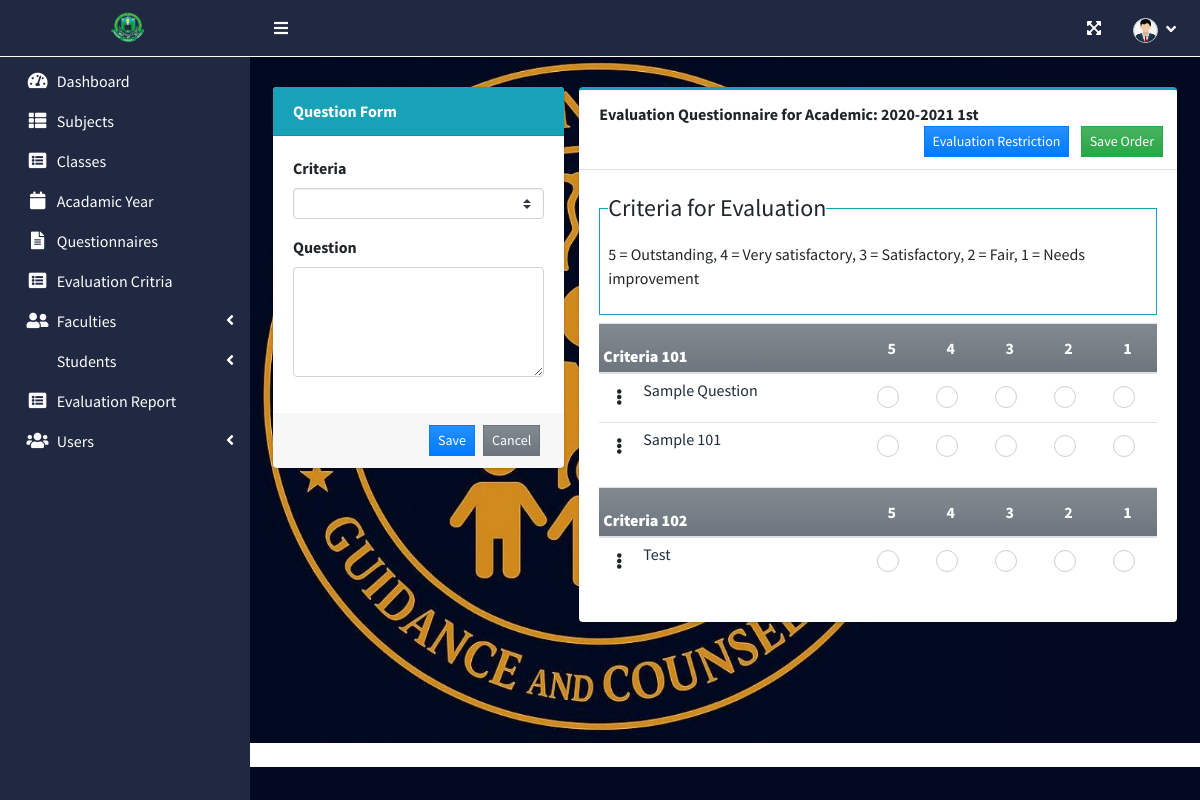
The app's page /index.php?page=manage_questionnaire&id=3 (signed in) with its own data.
### tables this page shows
CREATE TABLE `criteria_list` (
  `id` int(30) NOT NULL,
  `criteria` text NOT NULL,
  `order_by` int(30) NOT NULL
);

CREATE TABLE `question_list` (
  `id` int(30) NOT NULL,
  `academic_id` int(30) NOT NULL,
  `question` text NOT NULL,
  `order_by` int(30) NOT NULL,
  `criteria_id` int(30) NOT NULL
);

### admin/manage_questionnaire.php (the view, shortened to what this page needs)
<?php
include 'db_connect.php';
function ordinal_suffix($num){
    $num = $num % 100;
    if($num < 11 || $num > 13){
         switch($num % 10){
            case 1: return $num.'st';
        }
    }
    return $num.'th';
}
?>
<div class="container-fluid">
	<div class="row">
		<div class="col-md-4">
			<div class="card card-info card-primary">
				<div class="card-header">
					<b>Question Form</b>
				</div>
				<div class="card-body">
					<form action="" id="manage-question">
						<div class="form-group">
							<label for="">Criteria</label>
							<select name="criteria_id" id="criteria_id" class="custom-select custom-select-sm select2">
								<option value=""></option>
							<?php
								$criteria = $conn->query("SELECT * FROM criteria_list order by abs(order_by) asc ");
								while($row = $criteria->fetch_assoc()):
							?>
							<option value="<?php echo $row['id'] ?>"><?php echo $row['criteria'] ?></option>
							<?php endwhile; ?>
							</select>
						</div>
						<div class="form-group">
							<label for="">Question</label>
							<textarea name="question" id="question" cols="30" rows="4" class="form-control" required=""><?php echo isset($question) ? $question : '' ?></textarea>
						</div>
					</form>
				</div>
				<div class="card-footer">
					<div class="d-flex justify-content-end w-100">
						<button class="btn btn-sm btn-primary btn-flat bg-gradient-primary mx-1" form="manage-question">Save</button>
						<button class="btn btn-sm btn-flat btn-secondary bg-gradient-secondary mx-1" form="manage-question" type="reset">Cancel</button>
					</div>
				</div>
			</div>
		</div>
		<div class="col-md-8">
			<div class="card card-outline card-info">
				<div class="card-header">
					<b>Evaluation Questionnaire for Academic: <?php echo $year.' '.(ordinal_suffix($semester)) ?> </b>
					<div class="card-tools">
						<button class="btn btn-sm btn-flat btn-primary bg-gradient-primary mx-1" id="eval_restrict" type="button">Evaluation Restriction</button>
						<button class="btn btn-sm btn-flat btn-success bg-gradient-success mx-1" form="order-question">Save Order</button>
					</div>
				</div>
				<div class="card-body">
					<fieldset class="border border-info p-2 w-100">
					   <legend  class="w-auto">Criteria for Evaluation</legend>
					   <p>5 = Outstanding, 4 = Very satisfactory, 3 = Satisfactory, 2 = Fair, 1 = Needs improvement</p>
					</fieldset>
					<form id="order-question">
					<?php
						$criteria = $conn->query("SELECT * FROM criteria_list order by abs(order_by) asc ");
						while($crow = $criteria->fetch_assoc()):
					?>
					<table class="table table-condensed">
						<thead>
							<tr class="bg-gradient-secondary">
								<th colspan="2" class=" p-1"><b><?php echo $crow['criteria'] ?></b></th>
								<th class="text-center">5</th>
								<th class="text-center">4</th>
								<th class="text-center">3</th>
								<th class="text-center">2</th>
								<th class="text-center">1</th>
							</tr>
						</thead>
						<tbody class="tr-sortable">
							<?php
							$questions = $conn->query("SELECT * FROM question_list where criteria_id = {$crow['id']} and academic_id = $id order by abs(order_by) asc ");
							while($row=$questions->fetch_assoc()):
							?>
							<tr class="bg-white">
								<td class="p-1 text-center" width="5px">
									<span class="btn-group dropright">
									  <span type="button" class="btn" data-toggle="dropdown" aria-haspopup="true" aria-expanded="false">
									   <i class="fa fa-ellipsis-v"></i>
									  </span>
									</span>
								</td>
								<td class="p-1" width="40%">
									<?php echo $row['question'] ?>
								</td>
								<?php for($c=0;$c<5;$c++): ?>
								<td class="text-center">
									<div class="icheck-success d-inline">
				                        <label for="qradio<?php echo $row['id'].'_'.$c ?>">
				                        </label>
			                      </div>
								</td>
								<?php endfor; ?>
							</tr>
							<?php endwhile; ?>
						</tbody>
					</table>
					<?php endwhile; ?>
					</form>
				</div>
			</div>
		</div>
	</div>
</div>

### records on screen
criteria_list: criteria "Criteria 101"
question_list: question "Sample Question"
question_list: question "Sample 101"
criteria_list: criteria "Criteria 102"
question_list: question "Test"

### other values on screen
$year "2020-2021"
ordinal_suffix($semester) "1st"
